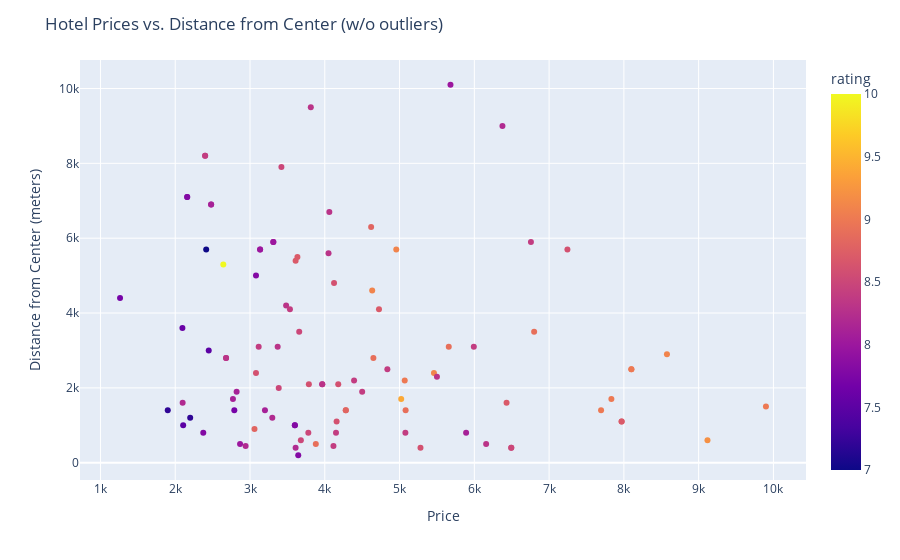

The code cell stored with this chart in its notebook:
### Markdown cell above
It appears that `台北文華東方酒店` is an outlier, we remove it and plot again.

### Code cell
outlier = "台北文華東方酒店"
hotels_rm = hotels[hotels['name'] != outlier]

# Create a scatter plot
fig = px.scatter(hotels_rm, x='price', y='distance', color='rating',
                 hover_name='name',
                 hover_data={'price': True, 'rating': True})

# Customize the plot
fig.update_traces(marker=dict(size=12, opacity=0.7),
                  selector=dict(mode='markers+text'))

# Add titles and labels
fig.update_layout(
    title='Hotel Prices vs. Distance from Center (w/o outliers)',
    xaxis_title='Price',
    yaxis_title='Distance from Center (meters)'
)

# Show the plot
fig.show()

### Figure 1 — Plotly figure (JSON) as saved in the notebook; plotly's stock layout.template omitted (floating-point values rounded to 4 significant figures)
{"data": [{"customdata": [[8.5], [10], [8], [8.6], [8.4], [9], [8.4], [8.5], [8.4], [8.6], [8.4], [8.3], [9.1], [8.6], [9], [8.5], [8.3], [8.1], [8], [8.2], [8.2], [7.2], [8.4], [7.8], [8.4], [8.4], [8.3], [8.3], [8.6], [8.8], [8.2], [8.3], [8.6], [8.3], [8.5], [9.2], [7.2], [8.9], [8.8], [8.7], [8.3], [8.9], [8.2], [8.1], [8.6], [7.6], [7.8], [7.7], [9.1], [8.4], [8.2], [7], [8.9], [8.5], [8.5], [8.1], [8.4], [8.7], [8.1], [7.5], [7.5], [8.4], [8], [7.8], [7.8], [9], [8.3], [8.1], [8], [8.3], [8.8], [8.7], [7.8], [8.9], [7.8], [9], [8.3], [8.1], [8], [8.3], [8.8], [8.7], [7.7], [7.8], [8.6], [9], [9.4], [8.5], [8.7], [9.1], [8.4], [8.9], [8.7], [9.1], [8.4], [8], [9]], "hovertemplate": "<b>%{hovertext}</b><br><br>price=%{x}<br>distance=%{y}<br>rating=%{marker.color}<extra></extra>", "hovertext": ["路徒Plus行旅-站前館", "小隱居Hermit_Dorm", "首都大飯店松山館", "苓旅中山館-Lininn ZhongShan", "怡品商旅", "和苑三井花園飯店台北忠孝", "旅樂序精品旅館站前五館", "宜家商旅", "台北馥敦飯店復南館", "見潭璞旅", "福容大飯店台北一館", "天閣酒店台北信義", "台北國泰萬怡酒店", "台北萬豪酒店", "台北亞都麗緻大飯店", "洛碁大飯店忠孝館", "柯達大飯店台北敦南", "優美飯店-雙連MRT", "Artinn藝築文旅-台北站前館", "皇家玫瑰旅館站前館", "雀客旅館台北站前", "第一大飯店", "玉璽精品飯店", "美亞商旅", "玉璽精品飯店", "洛碁大飯店三貝茲", "洛碁大飯店南港館", "台北凱達大飯店", "洛碁大飯店南京館", "台北松山意舍酒店", "台北六福萬怡酒店", "艾爾行旅", "台北中山意舍酒店", "台北喜來登大飯店", "路境行旅-府前館", "台北時代寓所-希爾頓啟繽精選酒店", "明日大饭店", "兄弟大飯店", "盤古捷旅 - Panco Hotel", "寒居酒店", "洛碁大飯店松山館", "丰居旅店 - 北車館", "CU Hotel Taipei", "錦棧•旅", "柯達大飯店台北松江", "喜客商旅 Seeker Hotel - Sanchong", "熙門小聚 YS Inn", "唯樂米窩", "金普頓大安酒店 - 洲際酒店集團酒店", "松哖酒店", "葳皇時尚飯店", "謙匯-普樂室行旅", "慕軒飯店", "燦路都飯店", "天閣酒店台北長安", "洛碁大飯店中華館", "老爺會館台北林森 – 華山文創園區", "樂頤飯店-蘆洲台北", "趣旅館．林森館", "上格大飯店", "T.O. Hotel 承德館", "老爺會館台北南西-中山站", "首都大飯店松山館", "貴族商務飯店", "華大旅店-南西館", "JR東日本大飯店 台北", "柔美精品商旅", "旅居文旅-板橋車站館", "薇閣精品旅館 - 大直旗艦館", "台北中山旅居文旅-松山機場館", "町記憶旅店", "晶華酒店", "貴族商務飯店", "台北馥敦-馥寓", "華大旅店-南西館", "JR東日本大飯店 台北", "柔美精品商旅", "旅居文旅-板橋車站館", "薇閣精品旅館 - 大直旗艦館", "台北中山旅居文旅-松山機場館", "町記憶旅店", "晶華酒店", "窩旅舍", "Sunrise Hotel", "路徒Plus行旅-主題館", "格拉斯麗台北飯店", "旅城驛鎮", "路徒Plus行旅-站前館", "天閣酒店台北士林", "傑仕堡有氧酒店", "台北大直英迪格酒店", "町記憶旅店3館", "雀客旅館新北蘆洲", "捷絲旅台北三重館", "甲山林湯旅", "北投享溫泉", "美侖商旅"], "legendgroup": "", "marker": {"color": [8.5, 10, 8, 8.6, 8.4, 9, 8.4, 8.5, 8.4, 8.6, 8.4, 8.3, 9.1, 8.6, 9, 8.5, 8.3, 8.1, 8, 8.2, 8.2, 7.2, 8.4, 7.8, 8.4, 8.4, 8.3, 8.3, 8.6, 8.8, 8.2, 8.3, 8.6, 8.3, 8.5, 9.2, 7.2, 8.9, 8.8, 8.7, 8.3, 8.9, 8.2, 8.1, 8.6, 7.6, 7.8, 7.7, 9.1, 8.4, 8.2, 7, 8.9, 8.5, 8.5, 8.1, 8.4, 8.7, 8.1, 7.5, 7.5, 8.4, 8, 7.8, 7.8, 9, 8.3, 8.1, 8, 8.3, 8.8, 8.7, 7.8, 8.9, 7.8, 9, 8.3, 8.1, 8, 8.3, 8.8, 8.7, 7.7, 7.8, 8.6, 9, 9.4, 8.5, 8.7, 9.1, 8.4, 8.9, 8.7, 9.1, 8.4, 8, 9], "coloraxis": "coloraxis", "symbol": "circle"}, "mode": "markers", "name": "", "orientation": "v", "showlegend": false, "type": "scatter", "x": [6494, 2643, 3312, 3080, 3116, 7833, 4116, 3420, 5993, 4124, 4392, 4050, 5460, 7245, 5069, 3658, 3483, 3200, 2867, 2941, 3610, 1900, 2400, 3645, 2400, 3534, 3813, 5500, 3787, 4620, 6376, 3370, 4158, 6158, 3680, 9118, 2200, 4650, 3060, 6431, 4061, 3880, 3298, 2772, 4180, 2096, 2375, 2790, 8576, 4500, 2099, 2414, 6800, 3384, 3780, 5890, 4150, 3634, 2821, 2448, 2106, 5078, 3312, 2160, 3600, 8100, 3966, 2480, 3135, 2680, 4281, 7970, 2160, 5658, 3600, 8100, 3966, 2480, 3135, 2680, 4281, 7970, 1262, 3080, 5280, 7695, 5022, 6494, 4725, 4956, 6757, 5081, 3610, 4634, 4837, 5681, 9900], "xaxis": "x", "y": [400, 5300, 5900, 2400, 3100, 1700, 450, 7900, 3100, 4800, 2200, 5600, 2400, 5700, 2200, 3500, 4200, 1400, 500, 450, 400, 1400, 8200, 200, 8200, 4100, 9500, 2300, 2100, 6300, 9000, 3100, 1100, 500, 600, 600, 1200, 2800, 900, 1600, 6700, 500, 1200, 1700, 2100, 3600, 800, 1400, 2900, 1900, 1600, 5700, 3500, 2000, 800, 800, 800, 5500, 1900, 3000, 1000, 800, 5900, 7100, 1000, 2500, 2100, 6900, 5700, 2800, 1400, 1100, 7100, 3100, 1000, 2500, 2100, 6900, 5700, 2800, 1400, 1100, 4400, 5000, 400, 1400, 1700, 400, 4100, 5700, 5900, 1400, 5400, 4600, 2500, 10100, 1500], "yaxis": "y"}], "layout": {"coloraxis": {"colorbar": {"title": {"text": "rating"}}, "colorscale": [[0, "#0d0887"], [0.1111, "#46039f"], [0.2222, "#7201a8"], [0.3333, "#9c179e"], [0.4444, "#bd3786"], [0.5556, "#d8576b"], [0.6667, "#ed7953"], [0.7778, "#fb9f3a"], [0.8889, "#fdca26"], [1, "#f0f921"]]}, "legend": {"tracegroupgap": 0}, "margin": {"t": 60}, "title": {"text": "Hotel Prices vs. Distance from Center (w/o outliers)"}, "xaxis": {"anchor": "y", "domain": [0, 1], "title": {"text": "Price"}}, "yaxis": {"anchor": "x", "domain": [0, 1], "title": {"text": "Distance from Center (meters)"}}}}
